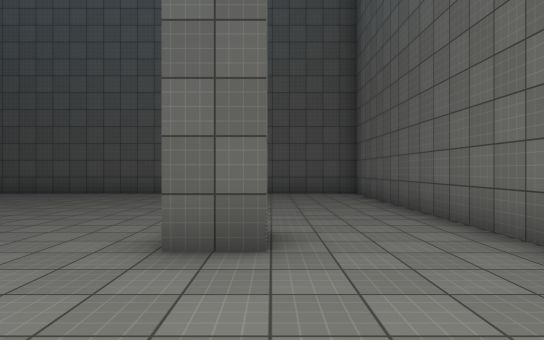
view 1 (above)

17 first-person views from a walk through a Unity game level. The camera is 1.4 m above the floor, looks level and sees 75° across. The floor is counted in squares, 2 m on a side. Each view is taken from the middle of a square. On the plan, view 1 faces up. The plan holds only what a view shows up to about 11 squares ahead; the rest is blank. The place goes on beyond the plan. The player is left out. Surface patterns are stand-ins for the level's own textures.

view 2
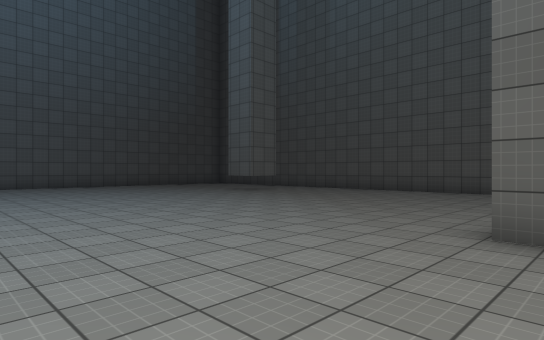

view 3
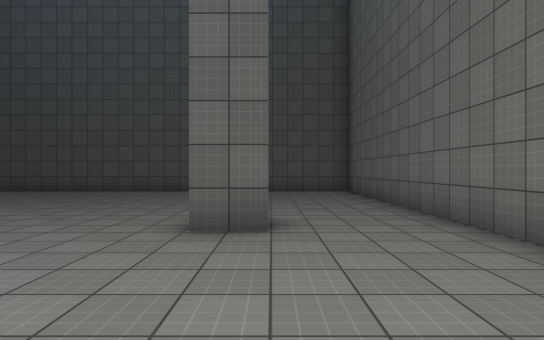

view 4
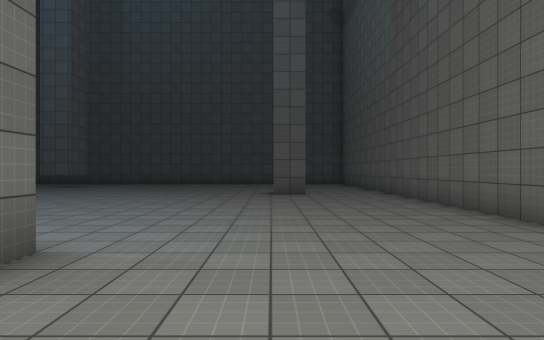

view 5
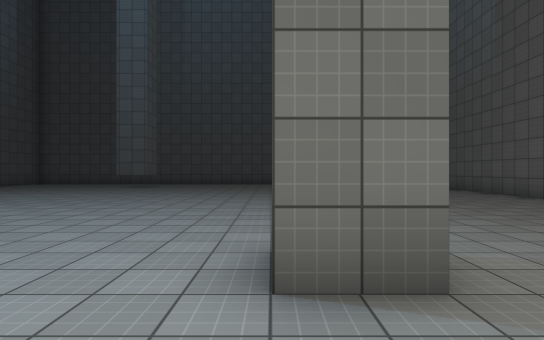

view 6
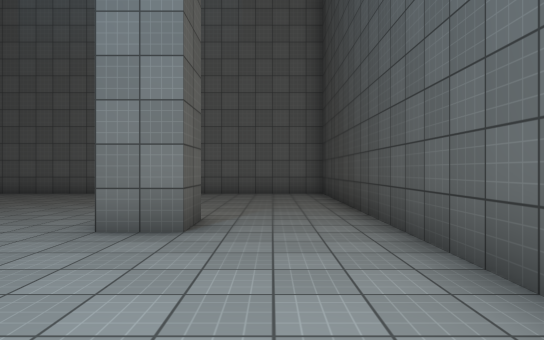

view 7
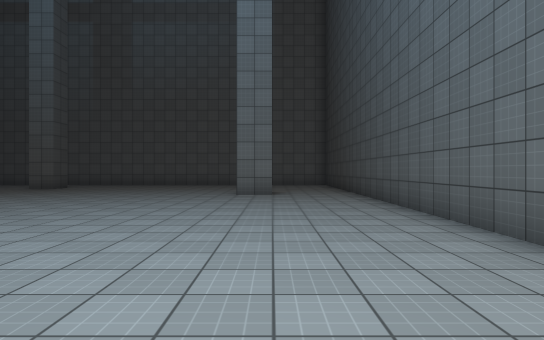

view 8
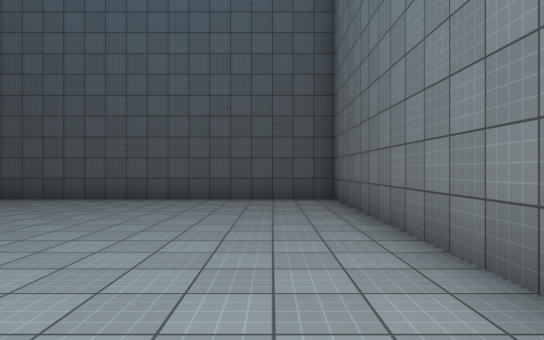

view 9
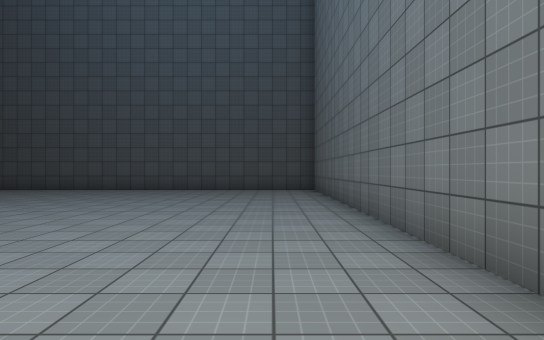

view 10
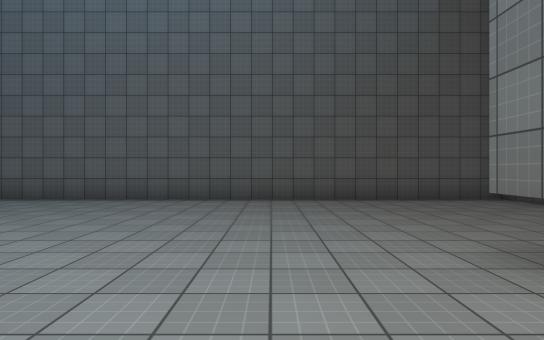

view 11
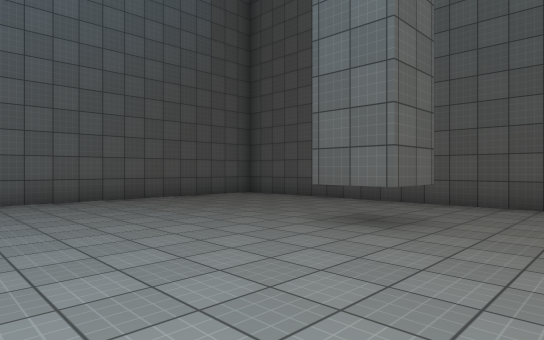

view 12
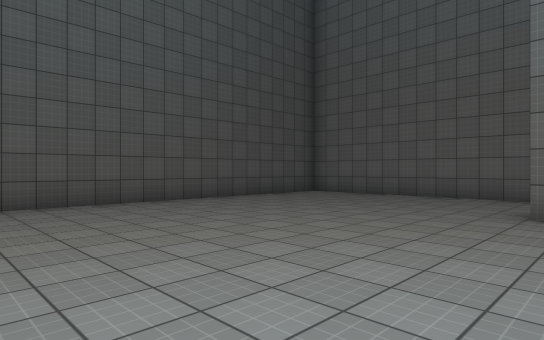

view 13
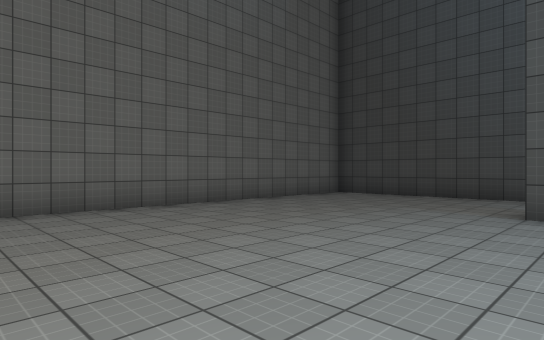

view 14
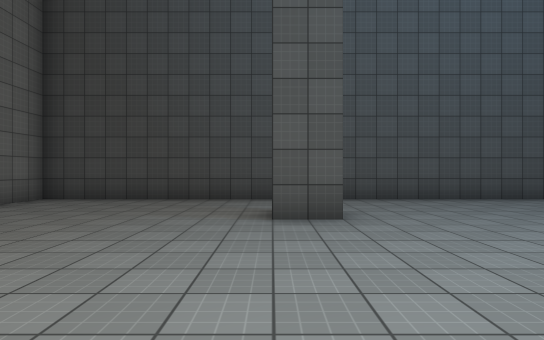

view 15
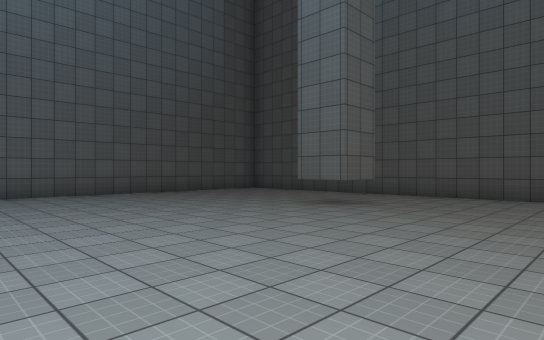

view 16
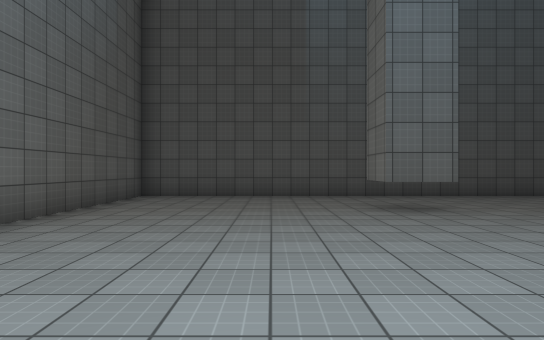

view 17
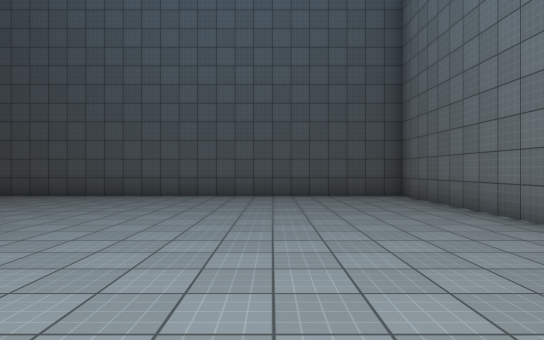

### Floor plan
Points are (right, up) in squares from view 1. A wall is a line through its corners. A room is listed if a view was taken in it or the views show most of it. See-through windows are left out.
Room 1 (views 1, 2, 3, 4, 5, 6, 7, 8, 9, 10, 11, 12, 13, 14, 15, 16, 17)
walls: (-2.9, -5) (-4, -5) (-4, -4) (-3, -4) (-3, -4.5); (0, 3.1) (-1, 3.1); (-8.9, 8.1) (-8.9, 6.9) (-10.1, 6.9) (-10.1, 8.1); (-15.5, -7.5) (2.5, -7.5) (2.5, 10.5) (-15.5, 10.5) (-15.5, -7.5)

Positions as (right, up) in squares from view 1, and headings:
1: (0, 0), facing up
2: (0, -1), facing up-left
3: (0, -1), facing up
4: (-1, -7), facing up
5: (-4, -7), facing up
6: (-8, -6), facing right
7: (-14, -5), facing right
8: (-14, 1), facing down
9: (-14, 5), facing down
10: (-7, 5), facing left
11: (-7, 3), facing up-left
12: (-7, 3), facing up-right
13: (-4, 2), facing down-right
14: (-3, 1), facing down
15: (-5, 1), facing up-left
16: (-12, 1), facing up
17: (-12, 2), facing down
